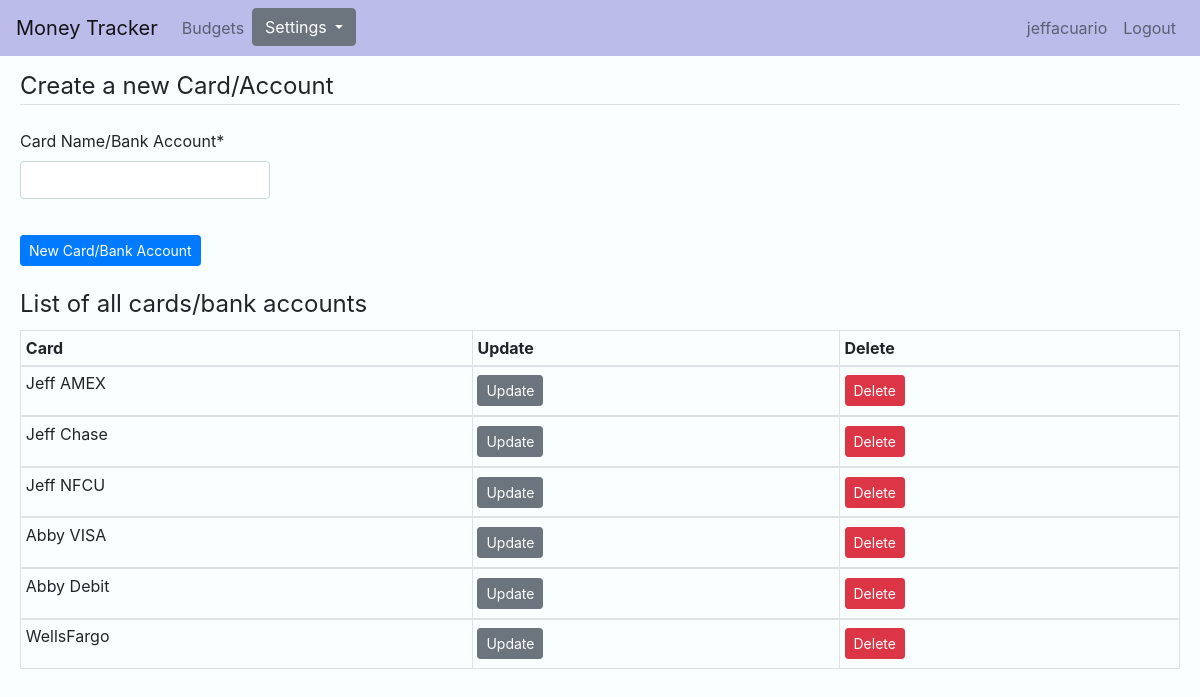
/settings/cards/ (signed in), run on an earlier commit of the app's database.
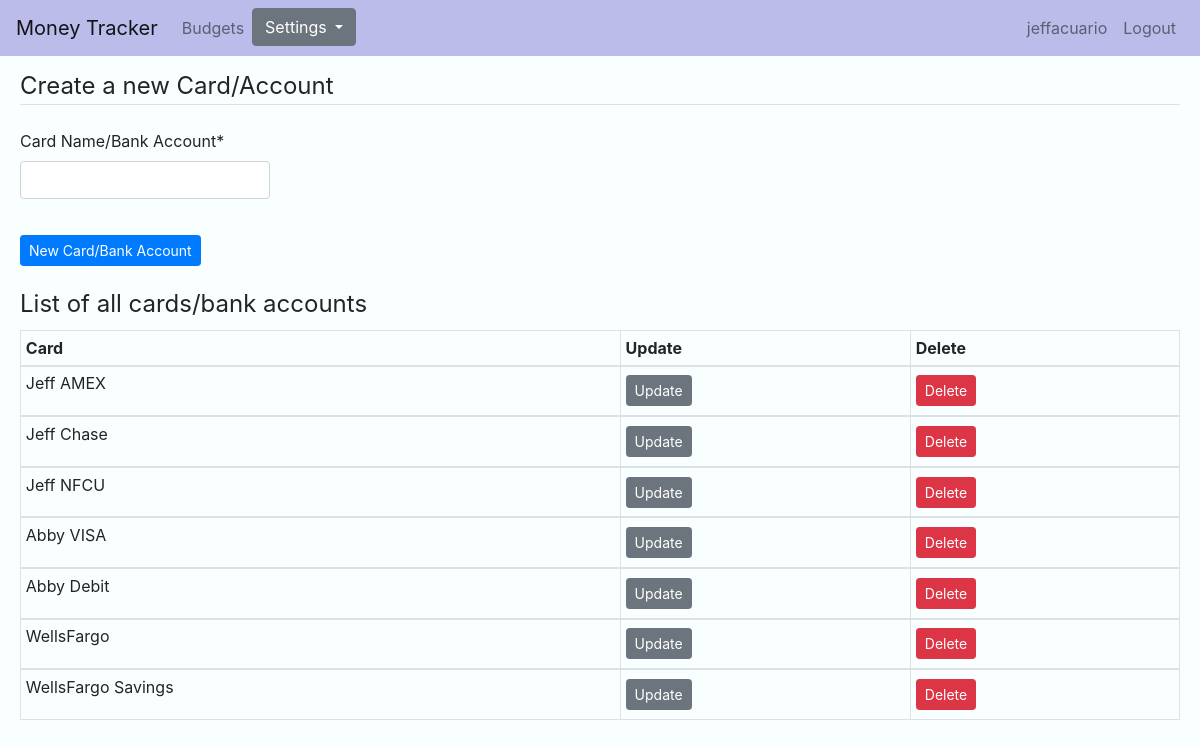
And on a later commit of the database.
### money/models.py (models this page shows, shortened)
class Card(models.Model):
    cardName = models.CharField(max_length=20, verbose_name='Card Name/Bank Account', unique=True)

### money/views.py (the view, shortened to what this page needs)
# urls.py: path('settings/cards/', CardCreateView.as_view(), name='money-cards'),
class CardCreateView(LoginRequiredMixin, CreateView):
    model = Card
    fields = ['cardName']
    success_url = '/settings/cards/'
    def get_context_data(self, **kwargs):
        context = super(CardCreateView, self).get_context_data(**kwargs)
        context['card_list'] = Card.objects.all()
        return context

### money/templates/money/card_form.html (shortened to what this page needs)
{% extends "money/base.html" %}
{% load crispy_forms_tags %}
{% block content %}
<div class="pageContent">
    <div class='content-section'>
        <form action="" method='POST'>
            <fieldset class="form-group">
              {% if form.cardName.value %}
              <legend class="border-bottom mb-4">Edit Card/Account {{ form.cardName.value }}</legend>
              {% else %}
              <legend class="border-bottom mb-4">Create a new Card/Account</legend>
              {% endif %}
                {{ form | crispy }}
            </fieldset>
            <div class="form-group">
              {% if form.cardName.value %}
                <button class="btn btn-primary btn-sm mt-1 mb-1" type="submit">Update Card/Bank Account</button>
                {% else %}
                <button class="btn btn-primary btn-sm mt-1 mb-1" type="submit">New Card/Bank Account</button>
              {% endif %}
            </div>
        </form>
    </div>
    <table class="table table-bordered table-sm">
        <legend>List of all cards/bank accounts</legend>
        <thead>
          <tr>
            <th scope="col">Card</th>
            <th scope="col">Update</th>
            <th scope="col">Delete</th>
          </tr>
        </thead>
        {% for card in card_list %}
        <tbody>
          <tr>
            <td>{{ card.cardName }}</td>
            <td><a class="btn btn-secondary btn-sm mt-1 mb-1" href="{% url 'cards-update' card.id %}">Update</a></td>
            <td><a href="{% url 'delete_card' card.id %}" class="confirmation btn btn-danger btn-sm mt-1 mb-1">Delete</a></td>
          </tr>
        </tbody>
        {% endfor %}
      </table>
</div>
{% endblock %}

What changed in the data, as far as the page shows it:
added Card: cardName "WellsFargo Savings"
